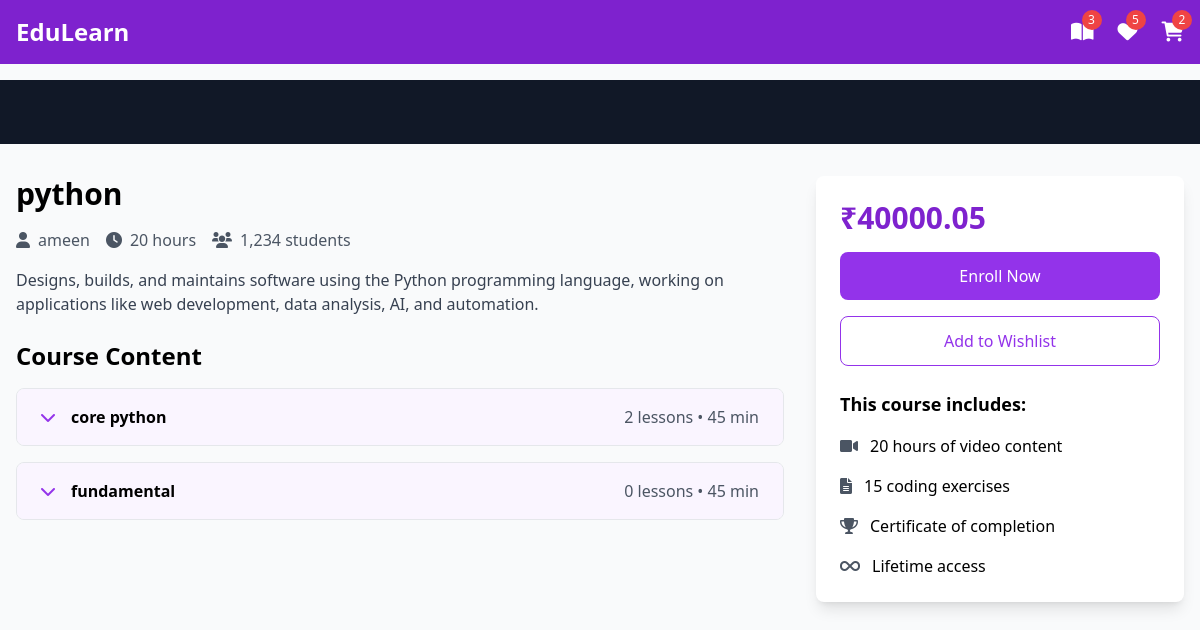
/course/details/1, run on the app's committed database.
### instructorapp/models.py (models this page shows, shortened)
class Course(models.Model):
    owner=models.ForeignKey(User,on_delete=models.SET_NULL,null=True,related_name="owner")
    Category=models.ManyToManyField(Category,related_name="category")
    title=models.CharField(max_length=200)
    description=models.TextField()
    image=models.ImageField(upload_to="course_img",null=True,blank=True,default="course_img/default.jpg")
    price=models.DecimalField(max_digits=7,decimal_places=2)
    thumbnail=EmbedVideoField()
    created_date=models.DateField(auto_now=True)

class User(AbstractUser):
    option=(
        ('instructor','instructor'),
        ('student','student')
    )
    role=models.CharField(max_length=100,choices=option,default="student")

class Module(models.Model):
    course=models.ForeignKey(Course,on_delete=models.CASCADE,related_name="module")
    title=models.CharField(max_length=150)
    order=models.IntegerField()

### studentapp/views.py (the view)
# urls.py: path('course/details/<int:id>',studView.CourseDetails.as_view(),name='coursedetails'),
class CourseDetails(View):
    def get(self,request,**kwargs):
        course=Course.objects.get(id=kwargs.get("id"))
        return render(request,'course_details.html',{'course':course})

### studentapp/templates/course_details.html (shortened to what this page needs)
{% load embed_video_tags %}
<!DOCTYPE html>
<html lang="en">
<head>
    <script src="https://cdn.tailwindcss.com"></script>
    <link href="https://cdnjs.cloudflare.com/ajax/libs/font-awesome/6.0.0/css/all.min.css" rel="stylesheet">
</head>
<body class="bg-gray-50">
    <nav class="bg-purple-700 fixed w-full z-20 top-0 left-0">
        <div class="max-w-screen-xl flex flex-wrap items-center justify-between mx-auto p-4">
            <a href="#" class="flex items-center">
                <span class="self-center text-2xl font-semibold text-white">EduLearn</span>
            </a>
            <div class="flex items-center space-x-6">
                <div class="relative group">
                    <a href="#" class="text-white hover:text-purple-200">
                        <i class="fas fa-book-open text-xl"></i>
                        <span
                            class="absolute -top-2 -right-2 bg-red-500 text-white text-xs rounded-full h-5 w-5 flex items-center justify-center">3</span>
                    </a>
                </div>
                <div class="relative group">
                    <a href="#" class="text-white hover:text-purple-200">
                        <i class="fas fa-heart text-xl"></i>
                        <span
                            class="absolute -top-2 -right-2 bg-red-500 text-white text-xs rounded-full h-5 w-5 flex items-center justify-center">5</span>
                    </a>
                </div>
                <div class="relative group">
                    <a href="#" class="text-white hover:text-purple-200">
                        <i class="fas fa-shopping-cart text-xl"></i>
                        <span
                            class="absolute -top-2 -right-2 bg-red-500 text-white text-xs rounded-full h-5 w-5 flex items-center justify-center">2</span>
                    </a>
                </div>
            </div>
        </div>
    </nav>
    <div class="pt-20">
        <div class="bg-gray-900 w-full">
            <div class="max-w-screen-xl mx-auto px-4 py-8">
                    {% video thumbnail '1280x960' %}
            </div>
        </div>
        {% endvideo %}
        <div class="max-w-screen-xl mx-auto px-4 py-8 grid grid-cols-1 lg:grid-cols-3 gap-8">
            <div class="lg:col-span-2">
                <h1 class="text-3xl font-bold mb-4">{{course.title}}</h1>
                <div class="flex items-center mb-4 text-gray-600">
                    <span class="mr-4"><i class="fas fa-user mr-2"></i>{{course.owner}}</span>
                    <span class="mr-4"><i class="fas fa-clock mr-2"></i>20 hours</span>
                    <span><i class="fas fa-users mr-2"></i>1,234 students</span>
                </div>
                <p class="text-gray-700 mb-6">{{course.description}}</p>
                <div class="space-y-4">
                    <h2 class="text-2xl font-bold mb-4">Course Content</h2>
                    {% for module in course.module.all %}
                    <div class="border rounded-lg overflow-hidden">
                        <button
                            class="w-full px-6 py-4 bg-purple-50 hover:bg-purple-100 flex items-center justify-between"
                            onclick="toggleModule('module{{forloop.counter}}')">
                            <div class="flex items-center">
                                <i class="fas fa-chevron-down mr-4 text-purple-600"></i>
                                <span class="font-semibold">{{module.title}}</span>
                            </div>
                            <span class="text-gray-600">{{module.lesson.all.count}} lessons • 45 min</span>
                        </button>
                    </div>
                    {% endfor %}
                </div>
            </div>
            <div class="lg:col-span-1">
                <div class="bg-white p-6 rounded-lg shadow-lg sticky top-24">
                    <div class="text-3xl font-bold mb-4 text-purple-700"> ₹{{course.price}}</div>
                    <button
                        class="w-full bg-purple-600 text-white py-3 rounded-lg mb-4 hover:bg-purple-700 transition duration-300">
                        Enroll Now
                    </button>
                    <button
                        class="w-full border border-purple-600 text-purple-600 py-3 rounded-lg mb-6 hover:bg-purple-50 transition duration-300">
                        Add to Wishlist
                    </button>
                    <div class="space-y-4">
                        <h3 class="font-bold text-lg">This course includes:</h3>
                        <div class="flex items-center">
                            <i class="fas fa-video mr-3 text-gray-600"></i>
                            <span>20 hours of video content</span>
                        </div>
                        <div class="flex items-center">
                            <i class="fas fa-file-alt mr-3 text-gray-600"></i>
                            <span>15 coding exercises</span>
                        </div>
                        <div class="flex items-center">
                            <i class="fas fa-trophy mr-3 text-gray-600"></i>
                            <span>Certificate of completion</span>
                        </div>
                        <div class="flex items-center">
                            <i class="fas fa-infinity mr-3 text-gray-600"></i>
                            <span>Lifetime access</span>
                        </div>
                    </div>
                </div>
            </div>
        </div>
    </div>
</body>
</html>

### data on the page
Course: title "python", owner "ameen", description "Designs, builds, and maintains software using the Python programming language, working on applications like web development, data analysis, AI, and automation.", price "40000.05"
Module: title "core python", lesson.all.count "2"
Module: title "fundamental", lesson.all.count "0"
